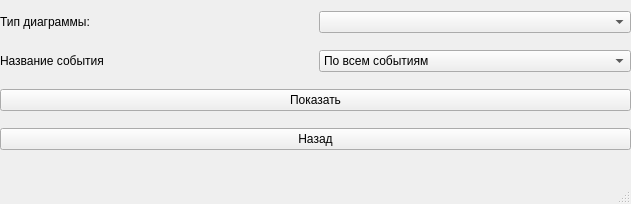
<?xml version="1.0" encoding="UTF-8"?>
<ui version="4.0">
 <class>MainWindow</class>
 <widget class="QMainWindow" name="MainWindow">
  <property name="geometry">
   <rect>
    <x>0</x>
    <y>0</y>
    <width>631</width>
    <height>204</height>
   </rect>
  </property>
  <property name="windowTitle">
   <string>Инфографика</string>
  </property>
  <widget class="QWidget" name="centralwidget">
   <widget class="QWidget" name="gridLayoutWidget">
    <property name="geometry">
     <rect>
      <x>0</x>
      <y>0</y>
      <width>631</width>
      <height>161</height>
     </rect>
    </property>
    <layout class="QGridLayout" name="gridLayout">
     <item row="2" column="0" colspan="2">
      <widget class="QPushButton" name="btn_show">
       <property name="styleSheet">
        <string notr="true">font: 75 pt &quot;Segoe Print&quot;;</string>
       </property>
       <property name="text">
        <string>Показать</string>
       </property>
      </widget>
     </item>
     <item row="0" column="0">
      <widget class="QLabel" name="label">
       <property name="styleSheet">
        <string notr="true">font: 75 pt &quot;Segoe Print&quot;;</string>
       </property>
       <property name="text">
        <string>Тип диаграммы: </string>
       </property>
      </widget>
     </item>
     <item row="1" column="0">
      <widget class="QLabel" name="label_2">
       <property name="styleSheet">
        <string notr="true">font: 75 pt &quot;Segoe Print&quot;;</string>
       </property>
       <property name="text">
        <string>Название события</string>
       </property>
      </widget>
     </item>
     <item row="1" column="1">
      <widget class="QComboBox" name="events">
       <property name="enabled">
        <bool>true</bool>
       </property>
       <property name="styleSheet">
        <string notr="true">font: 75 pt &quot;Segoe Print&quot;;</string>
       </property>
       <property name="editable">
        <bool>false</bool>
       </property>
       <item>
        <property name="text">
         <string>По всем событиям</string>
        </property>
       </item>
      </widget>
     </item>
     <item row="0" column="1">
      <widget class="QComboBox" name="type">
       <property name="styleSheet">
        <string notr="true">font: 75 pt &quot;Segoe Print&quot;;</string>
       </property>
       <item>
        <property name="text">
         <string/>
        </property>
       </item>
       <item>
        <property name="text">
         <string>Оплаты событий</string>
        </property>
       </item>
       <item>
        <property name="text">
         <string>Количество участников</string>
        </property>
       </item>
       <item>
        <property name="text">
         <string>Оплаты событий (по площадкам)</string>
        </property>
       </item>
       <item>
        <property name="text">
         <string>Количество участников (по площадкам)</string>
        </property>
       </item>
      </widget>
     </item>
     <item row="3" column="0" colspan="2">
      <widget class="QPushButton" name="btn_exit">
       <property name="styleSheet">
        <string notr="true">font: 75 pt &quot;Segoe Print&quot;;</string>
       </property>
       <property name="text">
        <string>Назад</string>
       </property>
      </widget>
     </item>
    </layout>
   </widget>
  </widget>
  <widget class="QMenuBar" name="menubar">
   <property name="geometry">
    <rect>
     <x>0</x>
     <y>0</y>
     <width>631</width>
     <height>21</height>
    </rect>
   </property>
  </widget>
  <widget class="QStatusBar" name="statusbar"/>
 </widget>
 <resources/>
 <connections/>
</ui>
